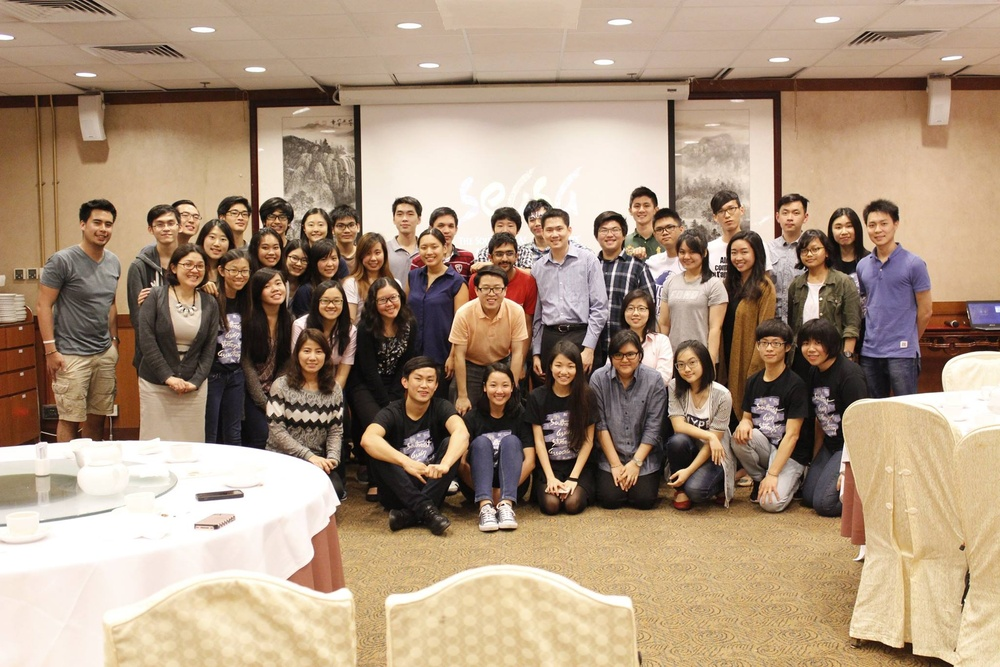
//> input picture image.jpg, 1000 x 667 px, shrunk from 2048 x 1365 before the run, given in place of the camera
$ ./cv_webcam_sample   (built with g++ and OpenCV 4)
//> lines starting //> are read from the running program, lines starting //| are printed output that depends on the picture
//cv_webcam_sample.cpp

#include<opencv2/core/core.hpp>
#include<opencv2/highgui/highgui.hpp>
#include<opencv2/imgproc/imgproc.hpp>

#include<iostream>
#include<conio.h>           // may have to modify this line if not using Windows

///////////////////////////////////////////////////////////////////////////////////////////////////
int main() {
	cv::VideoCapture capWebcam(0);            // declare a VideoCapture object and associate to webcam, 0 => use 1st webcam

	if (capWebcam.isOpened() == false) {                                // check if VideoCapture object was associated to webcam successfully
		std::cout << "error: capWebcam not accessed successfully\n\n";      // if not, print error message to std out
		_getch();                                                           // may have to modify this line if not using Windows
		return(0);                                                          // and exit program
	}

	cv::Mat imgOriginal;        // input image
	cv::Mat imgGrayscale;       // grayscale of input image
	cv::Mat imgBlurred;         // intermediate blured image
	cv::Mat imgCanny;           // Canny edge image

	char charCheckForEscKey = 0;

	while (charCheckForEscKey != 27 && capWebcam.isOpened()) {            // until the Esc key is pressed or webcam connection is lost
		bool blnFrameReadSuccessfully = capWebcam.read(imgOriginal);            // get next frame
//> imgOriginal is the input picture: 667 rows x 1000 cols, CV_8UC3; mean B, G, R 123.8, 146.6, 170.1

		if (!blnFrameReadSuccessfully || imgOriginal.empty()) {                 // if frame not read successfully
			std::cout << "error: frame not read from webcam\n";                 // print error message to std out
			break;                                                              // and jump out of while loop
		}

		cv::cvtColor(imgOriginal, imgGrayscale, CV_BGR2GRAY);                   // convert to grayscale
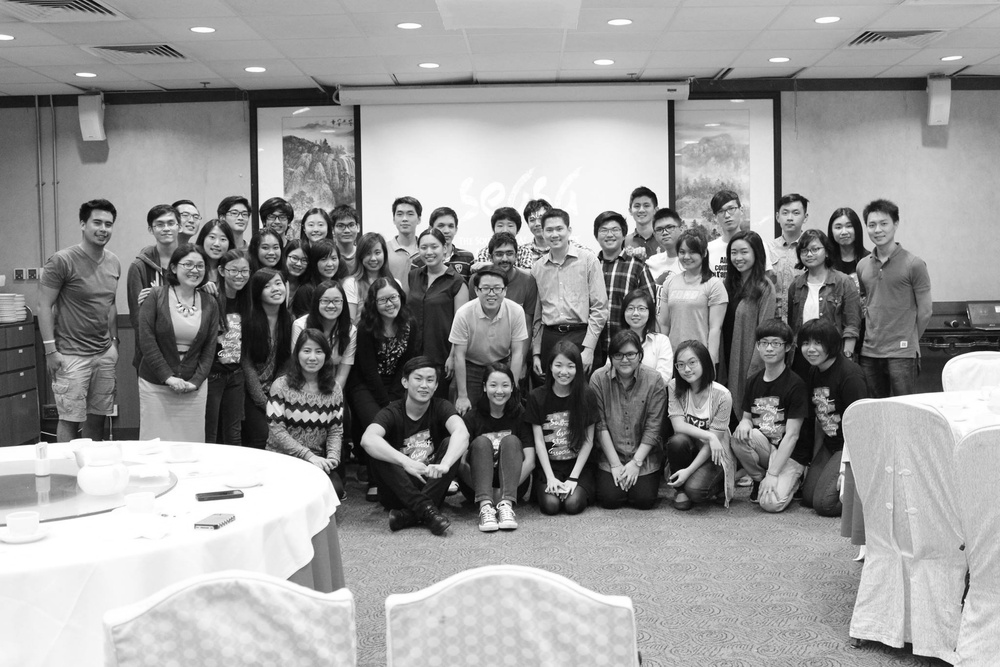
//> imgGrayscale: 667 rows x 1000 cols, CV_8UC1; min 1, max 255, mean 151

		cv::GaussianBlur(imgGrayscale,              // input image
			imgBlurred,                // output image
			cv::Size(5, 5),            // smoothing window width and height in pixels
			1.8);                      // sigma value, determines how much the image will be blurred

		cv::Canny(imgBlurred,                       // input image
			imgCanny,                         // output image
			50,                               // low threshold
			100);                             // high threshold
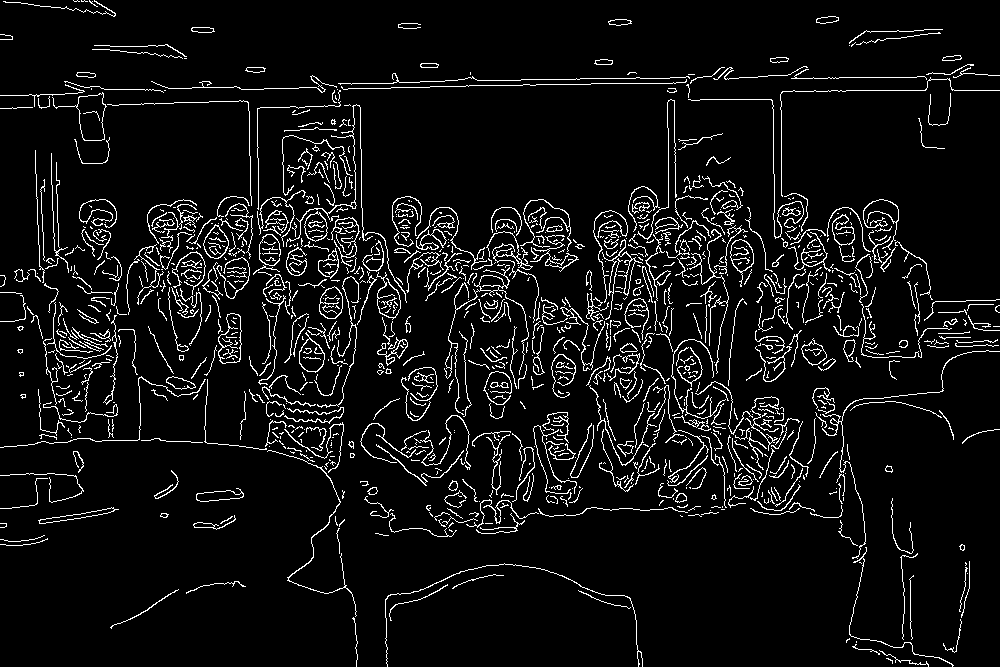
//> imgCanny: 667 rows x 1000 cols, CV_8UC1; 6.5% white in thin lines or dots

											  // declare windows
		cv::namedWindow("imgOriginal", CV_WINDOW_NORMAL);       // note: you can use CV_WINDOW_NORMAL which allows resizing the window
		cv::namedWindow("imgCanny", CV_WINDOW_NORMAL);          // or CV_WINDOW_AUTOSIZE for a fixed size window matching the resolution of the image
																// CV_WINDOW_AUTOSIZE is the default
		cv::imshow("imgOriginal", imgOriginal);                 // show windows
		cv::imshow("imgCanny", imgCanny);                       //

		charCheckForEscKey = cv::waitKey(1);        // delay (in ms) and get key press, if any
//> the Esc key is pressed
	}   // end while

	return(0);
}
